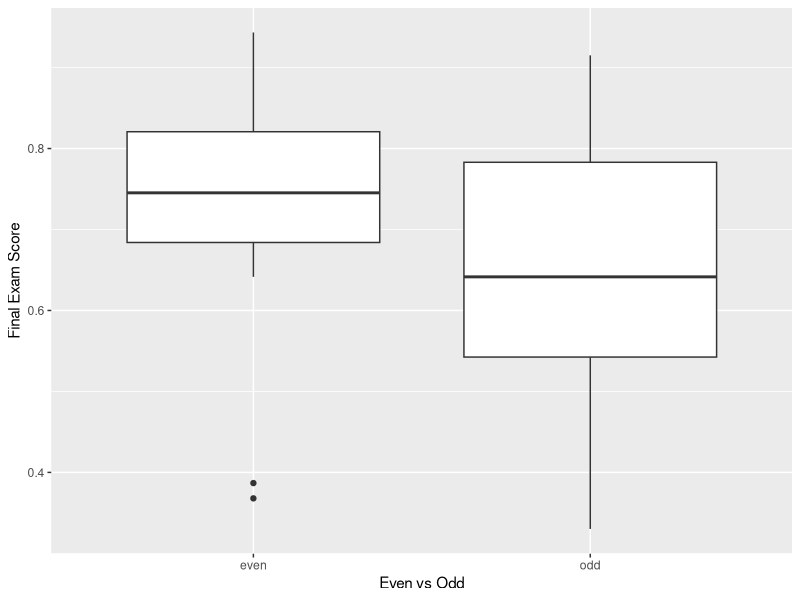
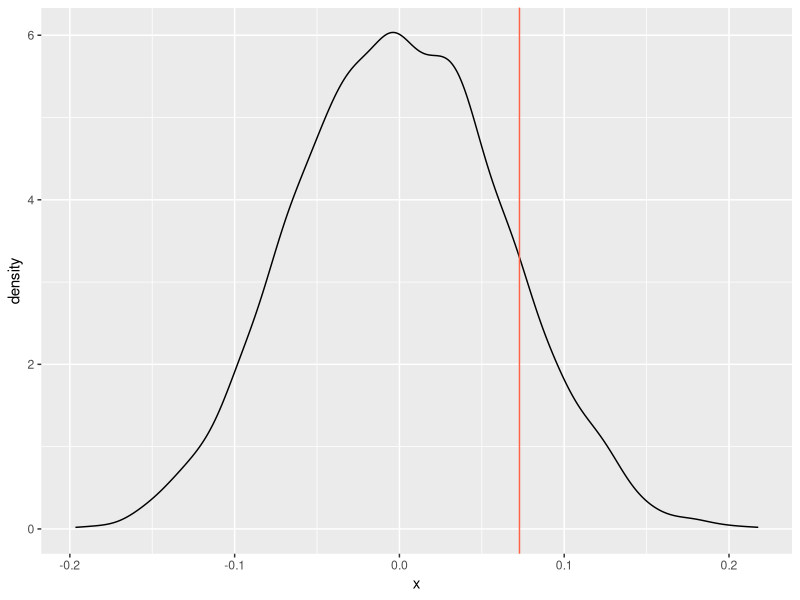
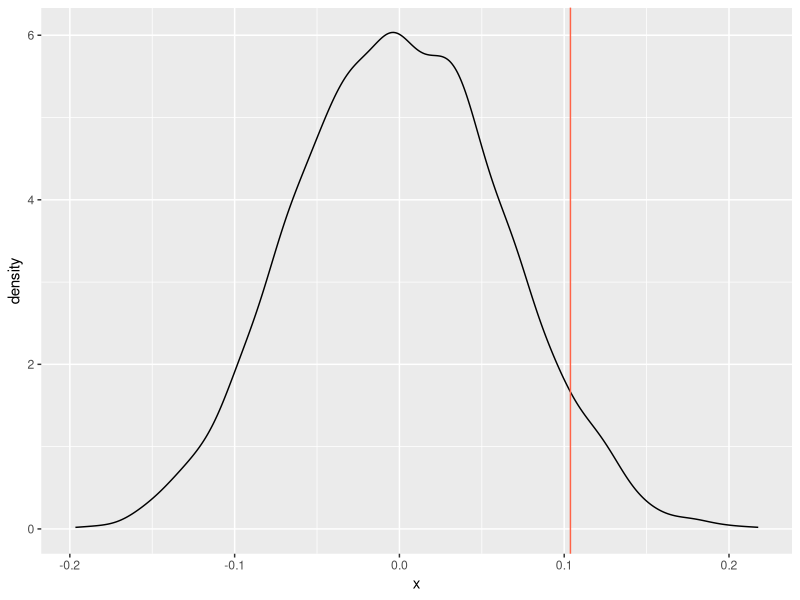
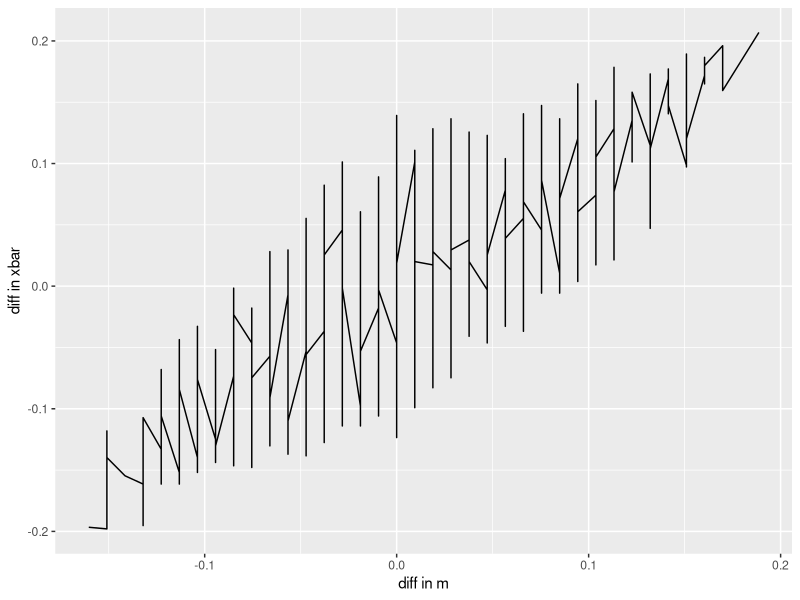
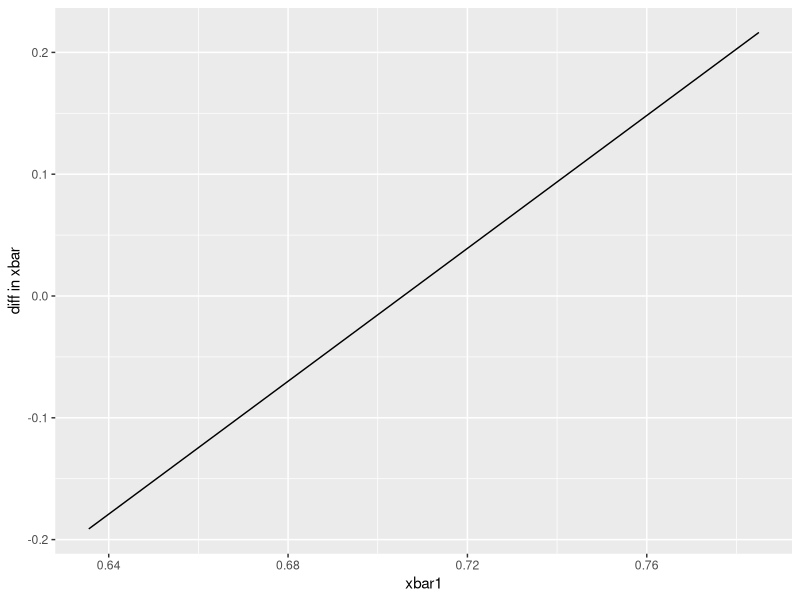
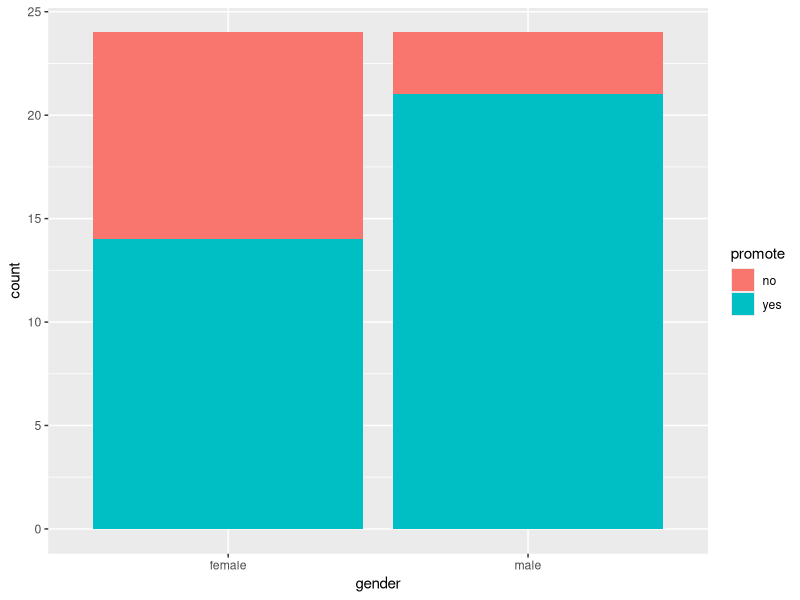
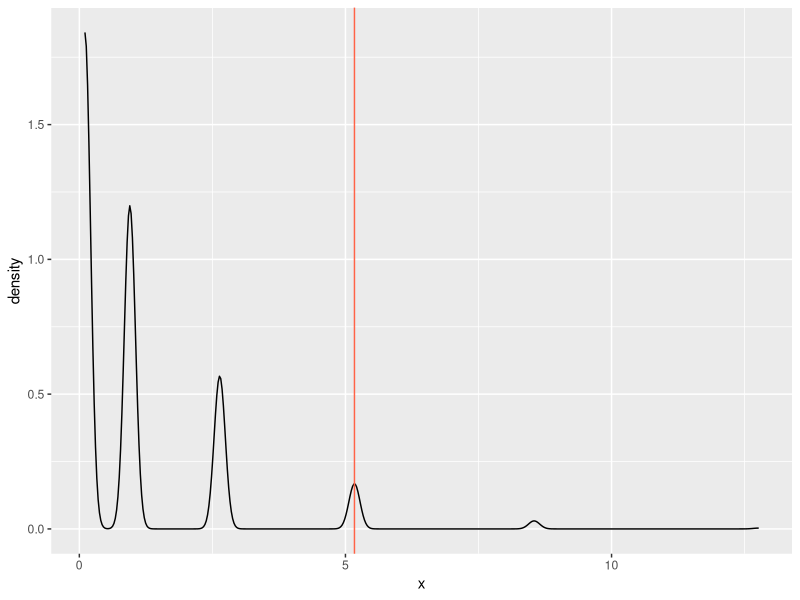

Recreate these plots in R, in order.
## ---- chunk 1
# Install these packages first
knitr::opts_chunk$set(message = FALSE)
library(tidyverse)
library(readr)
library(knitr)
## ---- chunk 2
library(readr)
grades <- read_csv("../data/grades.csv")
## ---- chunk 3
library(tidyverse)
ggplot(data=grades, aes(x=even, y=final)) + 
  geom_boxplot() +
  xlab("Even vs Odd") +
  ylab("Final Exam Score")
## ---- chunk 4
# Only first 6 rows
grades_subset <- grades %>% 
  slice(1:6) %>% 
  select(-major) %>% 
  rename(even_vs_odd = even) %>% 
  mutate(
    row_index = 1:6,
    final = round(final, 3)
    ) 
## ---- chunk 5
grades_subset %>% kable()
## ---- chunk 6
grades_subset %>% 
  kable()
## ---- chunk 7
grades_subset %>% 
  mutate(
    even_vs_odd = sample(even_vs_odd)
  ) %>% 
  kable()
## ---- chunk 8
grades_subset %>% 
  mutate(
    even_vs_odd = sample(even_vs_odd)
  ) %>% 
  kable()
## ---- chunk 9
grades_subset %>% 
  mutate(
    even_vs_odd = sample(even_vs_odd)
  ) %>% 
  kable()
## ---- chunk 10
grades_subset %>% 
  mutate(
    even_vs_odd = sample(even_vs_odd)
  ) %>% 
  kable()
## ---- chunk 11
head(grades$even)
permuted_even <- sample(grades$even, replace = FALSE)
head(permuted_even)
## ---- chunk 12
it <- 5000
xbar1_xbar2 <- rep(NA, it)

for (i in 1:it) {
  perm_even <- sample(grades$even, replace = FALSE)
  xbar1_xbar2[i] <- mean(grades$final[perm_even == "even"]) - 
    mean(grades$final[perm_even == "odd"])
}
## ---- chunk 13
obs_stat <- mean(grades$final[grades$even == "even"]) - 
  mean(grades$final[grades$even == "odd"])
df <- data.frame(x = xbar1_xbar2)
ggplot(df, aes(x = x)) +
  geom_density() +
  geom_vline(xintercept = obs_stat, col = "tomato")
mean(xbar1_xbar2 > obs_stat) * 2
## ---- chunk 14
it <- 5000
m1_m2 <- rep(NA, it)

for (i in 1:it) {
  perm_even <- sample(grades$even, replace = FALSE)
  m1_m2[i] <- median(grades$final[perm_even == "even"]) - 
    median(grades$final[perm_even == "odd"])
}
## ---- chunk 15
obs_stat <- median(grades$final[grades$even == "even"]) - 
  median(grades$final[grades$even == "odd"])
df <- data.frame(x = xbar1_xbar2)
ggplot(df, aes(x = x)) +
  geom_density() +
  geom_vline(xintercept = obs_stat, col = "tomato")
mean(m1_m2 > obs_stat) * 2
## ---- chunk 16
it <- 5000
m1_m2 <- rep(NA, it)
xbar1_xbar2 <- rep(NA, it)

for (i in 1:it) {
  perm_even <- sample(grades$even, replace = FALSE)
  m1_m2[i] <- median(grades$final[perm_even == "even"]) - 
    median(grades$final[perm_even == "odd"])
  xbar1_xbar2[i] <- mean(grades$final[perm_even == "even"]) - 
    mean(grades$final[perm_even == "odd"])
}
## ---- chunk 17
df <- data.frame(x1 = m1_m2,
                 x2 = xbar1_xbar2)
ggplot(df, aes(x = x1, y = x2)) +
  geom_line() + xlab("diff in m") + ylab("diff in xbar")
## ---- chunk 18
it <- 5000
xbar1 <- rep(NA, it)
xbar1_xbar2 <- rep(NA, it)

for (i in 1:it) {
  perm_even <- sample(grades$even, replace = FALSE)
  xbar1[i] <- mean(grades$final[perm_even == "even"])
  xbar1_xbar2[i] <- mean(grades$final[perm_even == "even"]) - 
    mean(grades$final[perm_even == "odd"])
}
## ---- chunk 19
df <- data.frame(x1 = xbar1,
                 x2 = xbar1_xbar2)
ggplot(df, aes(x = x1, y = x2)) +
  geom_line() + xlab("xbar1") + ylab("diff in xbar")
## ---- chunk 20
obs_stat_1 <- mean(grades$final[grades$even == "even"])
mean(xbar1 > obs_stat_1) * 2
obs_stat_2 <- mean(grades$final[grades$even == "even"]) - 
    mean(grades$final[grades$even == "odd"])
mean(xbar1_xbar2 > obs_stat_2) * 2
## ---- chunk 21
(sum(xbar1_xbar2 > obs_stat) + 1)/(length(xbar1_xbar2) + 1) * 2
## ---- chunk 22
mean(xbar1_xbar2 > obs_stat) * 2
## ---- chunk 23
bankstudy <- data.frame(gender = rep(c("male", "female"), each = 24),
                        promote = c(rep(c("yes", "no"), c(21, 3)),
                                    rep(c("yes", "no"), c(14, 10)))) %>%
  sample_frac() %>%
  as_tibble()
## ---- chunk 24
(O <- table(bankstudy$gender, bankstudy$promote))
ggplot(bankstudy, aes(x = gender, fill = promote)) +
  geom_bar()
## ---- chunk 25
(E <- chisq.test(O)$expected)
## ---- chunk 26
obs_stat <- sum(((O - E)^2)/E)
obs_stat <- chisq.test(O, correct = FALSE)$stat
## ---- chunk 27
it <- 5000
chisqs <- rep(NA, it)

for (i in 1:it) {
  perm <- sample(bankstudy$gender, replace = FALSE)
  tab <- table(perm, bankstudy$promote)
  chisqs[i] <- chisq.test(tab, correct = FALSE)$stat
}
## ---- chunk 28
df <- data.frame(x = chisqs)
ggplot(df, aes(x = x)) +
  geom_density() +
  geom_vline(xintercept = obs_stat, col = "tomato")
mean(chisqs > obs_stat)
